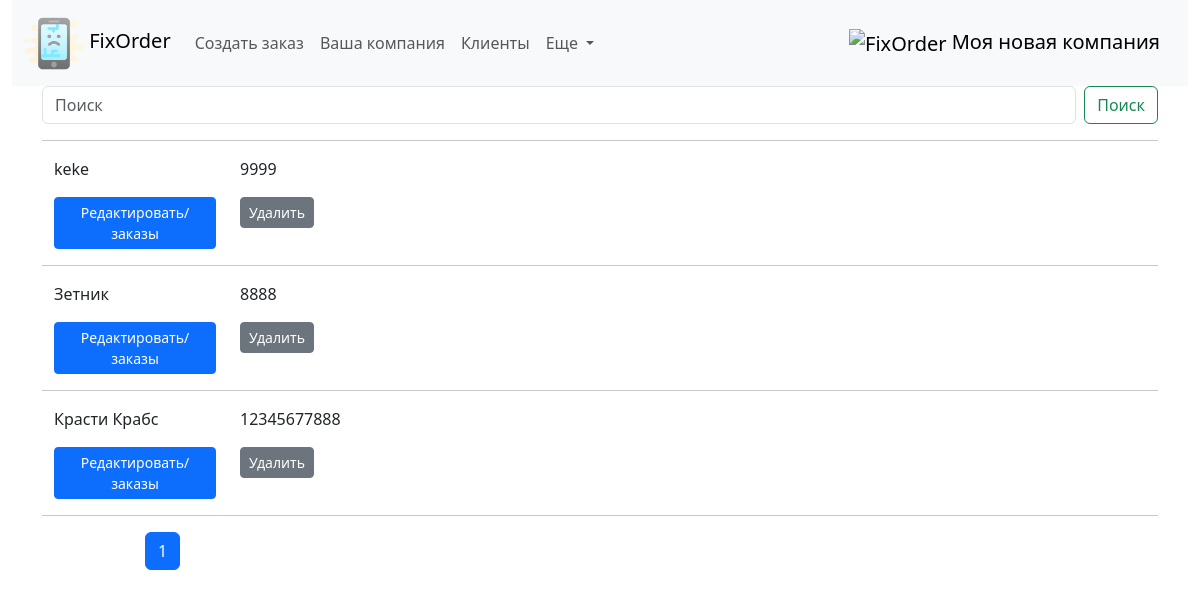
The page /clientlist/ on the database as committed earlier.
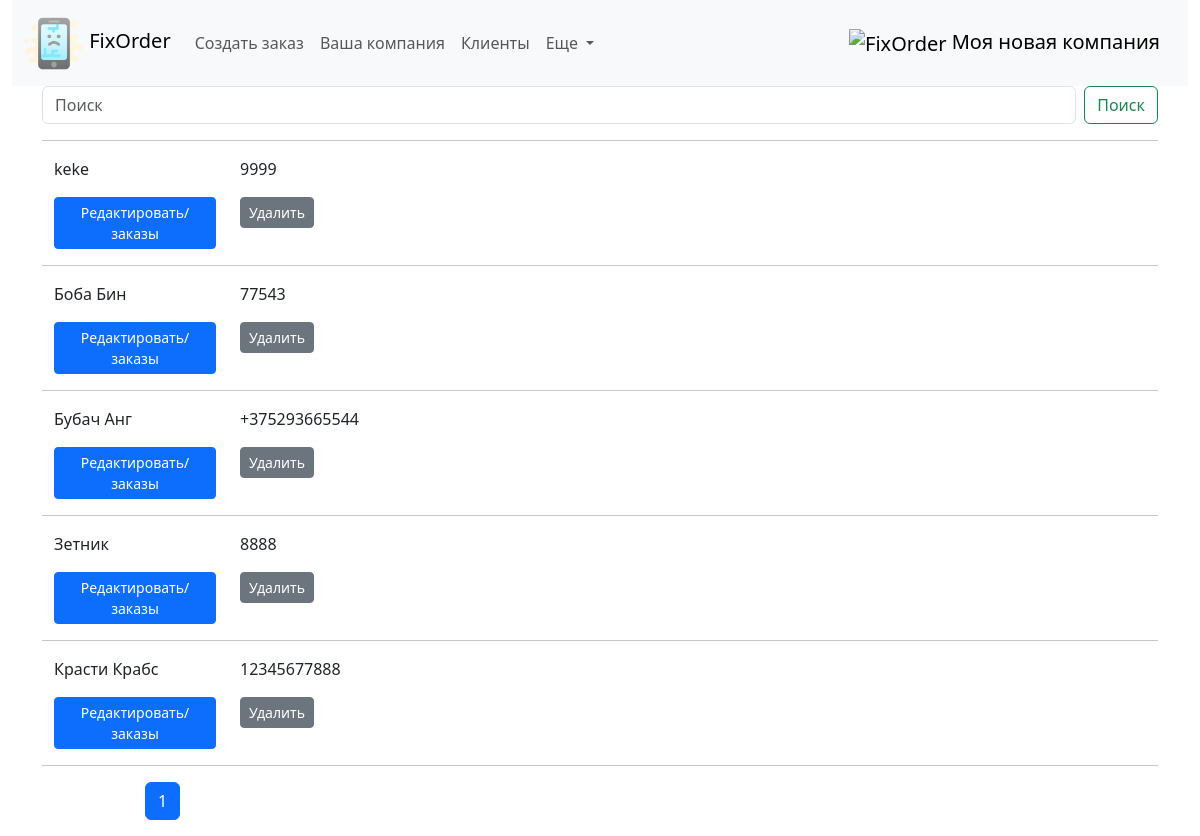
The same page on the database as committed later.
### fixorder/models.py (models this page shows, shortened)
class Company(models.Model):
    brand_name = models.CharField(max_length=255, unique=True, db_index=True, verbose_name='Название компании')
    official_name = models.CharField(max_length=255, blank=True, null=True, unique=True, db_index=True, verbose_name='Юридическое наименование')
    unp = models.DecimalField(max_digits=10, decimal_places=2, blank=True, null=True, verbose_name='УНП')
    phone = models.CharField(max_length=20, unique=True, verbose_name='Контактный номер')
    phone1 = models.CharField(max_length=20, blank=True, null=True, unique=True, verbose_name='Контактный номер')
    phone2 = models.CharField(max_length=20, blank=True, null=True, unique=True, verbose_name='Контактный номер')
    telegram = models.CharField(max_length=40, blank=True, null=True, verbose_name='Telegram')
    viber = models.CharField(max_length=20, blank=True, null=True, verbose_name='Viber')
    whatsapp = models.CharField(max_length=20, blank=True, null=True, verbose_name='Whattsapp')
    email = models.EmailField(max_length=50, blank=True, null=True, verbose_name='Электронная почта')
    adress = models.CharField(max_length=255, blank=True, null=True, unique=True, db_index=True, verbose_name='Адрес')
    postal_adress = models.CharField(max_length=255, blank=True, null=True, unique=True, verbose_name='Почтовый адрес')
    official_adress = models.CharField(max_length=255, blank=True, null=True, unique=True, verbose_name='Юридический адрес')
    photo = models.ImageField(upload_to="static/img/", blank=True, null=True, verbose_name="Логотип компании")

class Client(models.Model):
    name = models.CharField(max_length=255, unique=True, db_index=True, verbose_name='ФИО клиента') #unique=True,
    phone = models.CharField(max_length=20, db_index=True, verbose_name='Контактный номер')
    phone1 = models.CharField(max_length=20, db_index=True, blank=True, null=True, verbose_name='Дополнительный номер')
    telegram = models.CharField(max_length=40, blank=True, null=True, verbose_name='Telegram клиента')
    viber = models.CharField(max_length=20, blank=True, null=True, verbose_name='Viber клиента')
    whatsapp = models.CharField(max_length=20, blank=True, null=True, verbose_name='Whattsapp клиента')
    class Meta:
        verbose_name = 'Клиенты'
        verbose_name_plural = 'Клиенты'
        ordering = ['name']
        indexes = [models.Index(fields=['name'])]
    def get_absolute_url(self):
        return reverse('editclient', kwargs={'pk': self.pk})

### fixorder/views.py (the view)
# urls.py: path('clientlist/', views.Show_clientlist.as_view(), name='clientlist'),
class Show_clientlist(ListView):
    model = Client
    template_name = 'fixorder/clientlist.html'
    context_object_name = 'my_clients'
    paginate_by =20
    extra_context = {'title': 'Клиенты', 'header': 'Список клиентов'}
    def get_queryset(self):
        query = self.request.GET.get('q')
        if query:
            query = query.replace("\\","")
            return Client.objects.all().exclude(id=1).filter(
                Q(phone__iregex=query) | Q(name__iregex=query) | Q(
                    telegram__iregex=query) | Q(phone1__iregex=query))  # для PosgreSQL можно использовать __icontains
        return super().get_queryset().exclude(id=1)

### fixorder/templatetags/fixorder_tags.py (called while the page is built)
@register.simple_tag
def logo_url():
    return static('img/logo.png')

@register.simple_tag
def get_company_name():
    return Company.objects.get(pk=1).brand_name

### fixorder/templates/fixorder/clientlist.html (shortened to what this page needs)
{% extends 'fixorder/base.html' %}
{% block content %}
{% include 'fixorder/search_without_checkbox.html' %}
<hr>
    {% for myc in my_clients %}
<li class="list-group-item">
    <div class="container">
        <div class="row">
            <div class="col-2">{{ myc.name }}</div>
            <div class="col-2">{{ myc.phone }}</div>
            <p>
            <div class="col-2">
                <a href="{{ myc.get_absolute_url }}" class="btn btn-primary btn-sm">Редактировать/заказы</a>
            </div>
            <div class="col-2">
                <a href="{% url 'deleteclient' myc.pk %}" class="btn btn-secondary btn-sm">Удалить</a>
            </div>
            </p>
             <hr>
        </div>
    </div>
</li>
{% endfor %}
{% endblock content %}

### fixorder/templates/fixorder/base.html (shortened to what this page needs)
{% load static %}
{% load fixorder_tags %}
<!DOCTYPE html>
<html lang="en">
<head>
   <link href="{% static 'css/select2.min.css' %}" rel="stylesheet" />
    <link rel="stylesheet" href="{% static 'css/bootstrap.min.css' %}"/>
    <link rel="stylesheet" href="{% static 'css/style.css' %}"/>
</head>
<body>
<div id="content">
    <header class="header sticky-top d-flex align-items-center">
        <div class="container-fluid text-center">
            <div class="row">
                <div class="col-12">
                {% include 'fixorder/navbar.html'%}
                </div>
            </div>
        </div>
    </header>
    <div class="container">
        <div class="row">
            <div class="col-12">
                {% block content %}{% endblock content %}
            </div>
        </div>
    </div>
<div style="margin-left: 145px;">
  {% if paginator %}
  <nav aria-label="Page navigation example">
    <ul class="pagination">
      {% for num in page_obj.paginator.page_range %}
        {% if num == page_obj.number %}
          <li class="page-item active">
            <a class="page-link" href="#">{{ num }}</a>
          </li>
        {% else %}
          <li class="page-item">
            <a class="page-link" href="?page={{ num }}">{{ num }}</a>
          </li>
        {% endif %}
      {% endfor %}
    </ul>
  </nav>
  {% endif %}
</div>
    </div>
</body>
</html>

### fixorder/templates/fixorder/navbar.html (shortened to what this page needs)
{% load fixorder_tags %}
<nav class="navbar navbar-expand-lg bg-body-tertiary">
  <div class="container-fluid">
    <a class="navbar-brand" href="/">
      <img src="/static/img/br_phone.png" alt="" height="60">
      FixOrder
    </a>
    <div class="collapse navbar-collapse" id="navbarSupportedContent">
      <ul class="navbar-nav me-auto mb-2 mb-lg-0">
        <li class="nav-item">
          <a class="nav-link" href="/neworder">Создать заказ</a>
        </li>
        <li class="nav-item">
          <a class="nav-link" href="/company">Ваша компания</a>
        </li>
        <li class="nav-item">
          <a class="nav-link" href="/clientlist">Клиенты</a>
        </li>
        <li class="nav-item dropdown">
          <a class="nav-link dropdown-toggle" href="#" role="button" data-bs-toggle="dropdown" aria-expanded="false">
            Еще
          </a>
        </li>
      </ul>
    </div>
    <a class="navbar-brand" href="/">
      <img src="{% logo_url %}" alt="FixOrder" height="60">
      {% get_company_name %}
    </a>
    </div>
</nav>

### fixorder/templates/fixorder/search_without_checkbox.html
<form class="d-flex" role="search" method="GET">
    <input class="form-control me-2" type="search" placeholder="Поиск" aria-label="Search" name="q" value="{{ request.GET.q }}">
    <button class="btn btn-outline-success" type="submit">Поиск</button>
</form>

### fixorder/templates/fixorder/base.html (style rules this page uses)
#content { display: none; }

Rows that differ between the two databases and show on the page:
added Client: name "Боба Бин", phone "77543"
added Client: name "Бубач Анг", phone "+375293665544"
